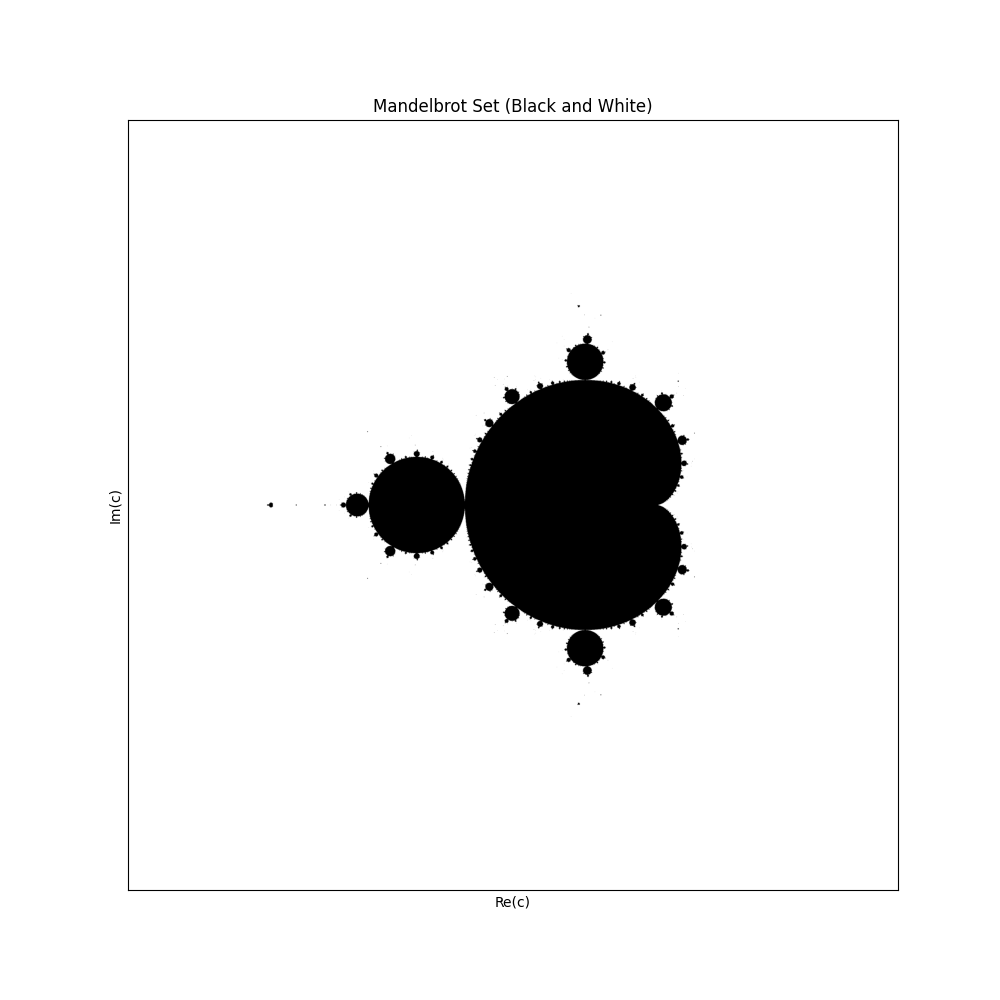

The Python source for this figure:
import numpy as np
import matplotlib.pyplot as plt

# Set the dimensions and resolution of the plot
width, height = 3200, 3200
xmin, xmax = -2.5, 1.5
ymin, ymax = -2, 2

# Generate the complex plane
x = np.linspace(xmin, xmax, width)
y = np.linspace(ymin, ymax, height)
X, Y = np.meshgrid(x, y)
Z = X + 1j * Y

# Generate the Mandelbrot set
c = Z
z = np.zeros_like(Z, dtype=complex)
mandelbrot = np.zeros(Z.shape, dtype=int)

for i in range(50000):
    mask = np.abs(z) < 2
    z[mask] = z[mask] * z[mask] + c[mask]
    mandelbrot += mask

# Create the plot
plt.figure(figsize=(10, 10))
plt.imshow(mandelbrot, cmap='binary', extent=(xmin, xmax, ymin, ymax), origin='lower')
plt.title('Mandelbrot Set (Black and White)')
plt.xlabel('Re(c)')
plt.ylabel('Im(c)')
plt.xticks([])
plt.yticks([])
plt.show()
